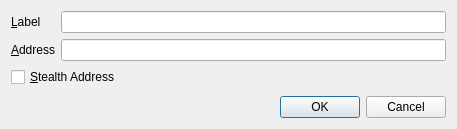
<?xml version="1.0" encoding="UTF-8"?>
<ui version="4.0">
 <class>EditAddressDialog</class>
 <widget class="QDialog" name="EditAddressDialog">
  <property name="geometry">
   <rect>
    <x>0</x>
    <y>0</y>
    <width>457</width>
    <height>129</height>
   </rect>
  </property>
  <property name="windowTitle">
   <string>Edit Address</string>
  </property>
  <layout class="QVBoxLayout" name="verticalLayout">
   <item>
    <layout class="QFormLayout" name="formLayout">
     <property name="fieldGrowthPolicy">
      <enum>QFormLayout::AllNonFixedFieldsGrow</enum>
     </property>
     <item row="0" column="0">
      <widget class="QLabel" name="label">
       <property name="text">
        <string>&amp;Label</string>
       </property>
       <property name="buddy">
        <cstring>labelEdit</cstring>
       </property>
      </widget>
     </item>
     <item row="0" column="1">
      <widget class="QLineEdit" name="labelEdit">
       <property name="toolTip">
        <string>The label associated with this address book entry</string>
       </property>
      </widget>
     </item>
     <item row="1" column="0">
      <widget class="QLabel" name="label_2">
       <property name="text">
        <string>&amp;Address</string>
       </property>
       <property name="buddy">
        <cstring>addressEdit</cstring>
       </property>
      </widget>
     </item>
     <item row="1" column="1">
      <widget class="QLineEdit" name="addressEdit">
       <property name="toolTip">
        <string>The address associated with this address book entry. This can only be modified for sending addresses.</string>
       </property>
      </widget>
     </item>
     <item row="2" column="0" colspan="2">
      <widget class="QCheckBox" name="stealthCB">
       <property name="text">
        <string>&amp;Stealth Address</string>
       </property>
      </widget>
     </item>
    </layout>
   </item>
   <item>
    <widget class="QDialogButtonBox" name="buttonBox">
     <property name="orientation">
      <enum>Qt::Horizontal</enum>
     </property>
     <property name="standardButtons">
      <set>QDialogButtonBox::Cancel|QDialogButtonBox::Ok</set>
     </property>
    </widget>
   </item>
  </layout>
 </widget>
 <resources/>
 <connections>
  <connection>
   <sender>buttonBox</sender>
   <signal>accepted()</signal>
   <receiver>EditAddressDialog</receiver>
   <slot>accept()</slot>
   <hints>
    <hint type="sourcelabel">
     <x>248</x>
     <y>254</y>
    </hint>
    <hint type="destinationlabel">
     <x>157</x>
     <y>274</y>
    </hint>
   </hints>
  </connection>
  <connection>
   <sender>buttonBox</sender>
   <signal>rejected()</signal>
   <receiver>EditAddressDialog</receiver>
   <slot>reject()</slot>
   <hints>
    <hint type="sourcelabel">
     <x>316</x>
     <y>260</y>
    </hint>
    <hint type="destinationlabel">
     <x>286</x>
     <y>274</y>
    </hint>
   </hints>
  </connection>
 </connections>
</ui>
